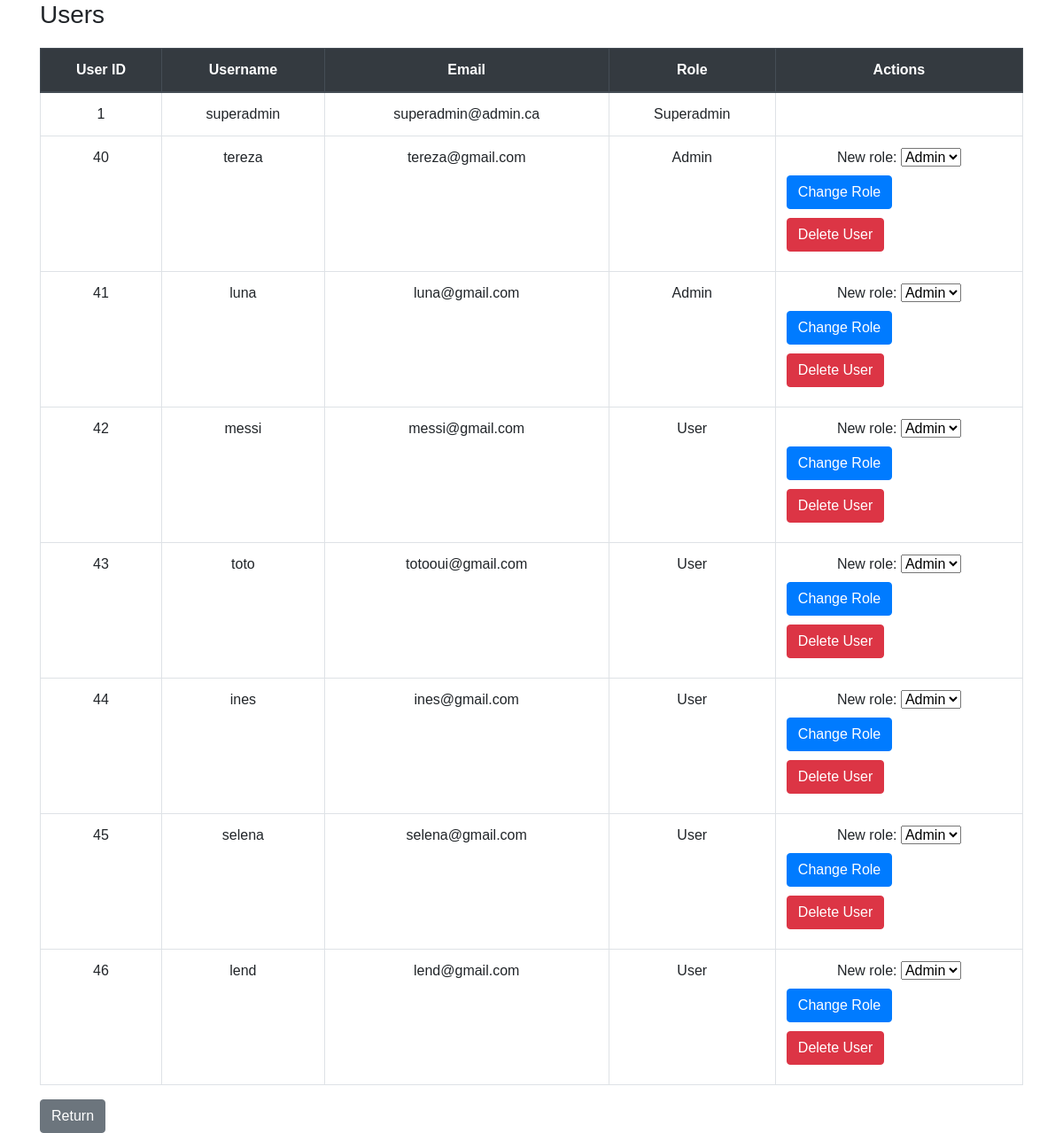
Screenshot of /admin_ecom/user_table_admin.php (signed in) with the database file from the repository.
### tables this page shows
CREATE TABLE `user` (
  `id` bigint(20) NOT NULL,
  `user_name` varchar(50) NOT NULL,
  `email` varchar(50) NOT NULL,
  `pwd` varchar(255) NOT NULL,
  `fname` varchar(50) NOT NULL,
  `lname` varchar(50) NOT NULL,
  `billing_address_id` bigint(20) NOT NULL,
  `shipping_address_id` bigint(20) NOT NULL,
  `token` varchar(255) NOT NULL,
  `role_id` bigint(20) NOT NULL
);

### admin_ecom/user_table_admin.php (the view, shortened to what this page needs)
<?php
include("../db.php");
include("../head.php");
$userQuery = "SELECT * FROM `user`";
$stmt = mysqli_prepare($con, $userQuery);
mysqli_stmt_execute($stmt);
$userResult = mysqli_stmt_get_result($stmt);
?>
<!DOCTYPE html>
<html lang="en">
<head>
    <link rel="stylesheet" href="https://stackpath.bootstrapcdn.com/bootstrap/4.5.2/css/bootstrap.min.css">
</head>
<body>
    <div class="container">
        <h3>Users</h3>
        <table class="table table-bordered">
            <thead class="thead-dark">
                <tr>
                    <th>User ID</th>
                    <th>Username</th>
                    <th>Email</th>
                    <th>Role</th>
                    <th>Actions</th>
                </tr>
            </thead>
            <tbody>
                <?php
                while ($user = mysqli_fetch_assoc($userResult)) {
                ?>
                    <tr>
                        <td><?php echo $user['id']; ?></td>
                        <td><?php echo $user['user_name']; ?></td>
                        <td><?php echo $user['email']; ?></td>
                        <td>
                            <?php
                            switch ($user['role_id']) {
                                case 1:
                                    echo 'Superadmin';
                                    break;
                                case 2:
                                    echo 'Admin';
                                    break;
                                case 3:
                                    echo 'User';
                                    break;
                            }
                            ?>
                        </td>
                        <td>
                            <?php if ($user['role_id'] != 1) : ?>
                                <form class="change-role-form" onsubmit="changeRole(<?php echo $user['id']; ?>); return false;">
                                    <label for="new_role_id">New role:</label>
                                    <select name="new_role_id" id="new_role_id_<?php echo $user['id']; ?>">
                                        <option value="2">Admin</option>
                                    </select>
                                    <button type="submit" class="btn btn-primary change-role-btn" name="change_role">Change Role</button>
                                </form>
                                <form class="delete-user-form" onsubmit="deleteUser(<?php echo $user['id']; ?>); return false;">
                                    <button type="submit" class="btn btn-danger delete-user-btn" name="delete_user">Delete User</button>
                                </form>
                            <?php endif; ?>
                        </td>
                    </tr>
                <?php
                }
                ?>
            </tbody>
        </table>
        <a href="../admin_ecom/" class="btn btn-secondary">Return</a>
    </div>
</body>
</html>

### css/style.css (style rules this page uses)
* { box-sizing: border-box; }
body { font-family: "Montserrat", sans-serif; color: #0c0c0c; background-color: #ffffff; overflow-x: hidden; }
a, a:hover, a:focus { text-decoration: none; }
.btn, .btn:focus { outline: none !important; -webkit-box-shadow: none; box-shadow: none; }

### css/responsive.css (style rules this page uses)
@media (min-width: 1200px) { .container { max-width: 1170px; } }

### admin_ecom/user_table_admin.php (style rules this page uses)
body { font-family: 'Arial', sans-serif; }
table { margin-top: 20px; }
th, td { text-align: center; }
th { background-color: #343a40; color: #f8f9fa; }
.change-role-btn, .delete-user-btn { display: flex; flex-direction: column; align-items: center; margin-bottom: 10px; }

### rows the page displays
user: id "1", user_name "superadmin", email "superadmin@admin.ca", shows "Superadmin"
user: id "40", user_name "tereza", email "tereza@gmail.com", shows "Admin", new_role_id "Admin"
user: id "41", user_name "luna", email "luna@gmail.com", shows "Admin", new_role_id "Admin"
user: id "42", user_name "messi", email "messi@gmail.com", shows "User", new_role_id "Admin"
user: id "43", user_name "toto", email "totooui@gmail.com", shows "User", new_role_id "Admin"
user: id "44", user_name "ines", email "ines@gmail.com", shows "User", new_role_id "Admin"
user: id "45", user_name "selena", email "selena@gmail.com", shows "User", new_role_id "Admin"
user: id "46", user_name "lend", email "lend@gmail.com", shows "User", new_role_id "Admin"
